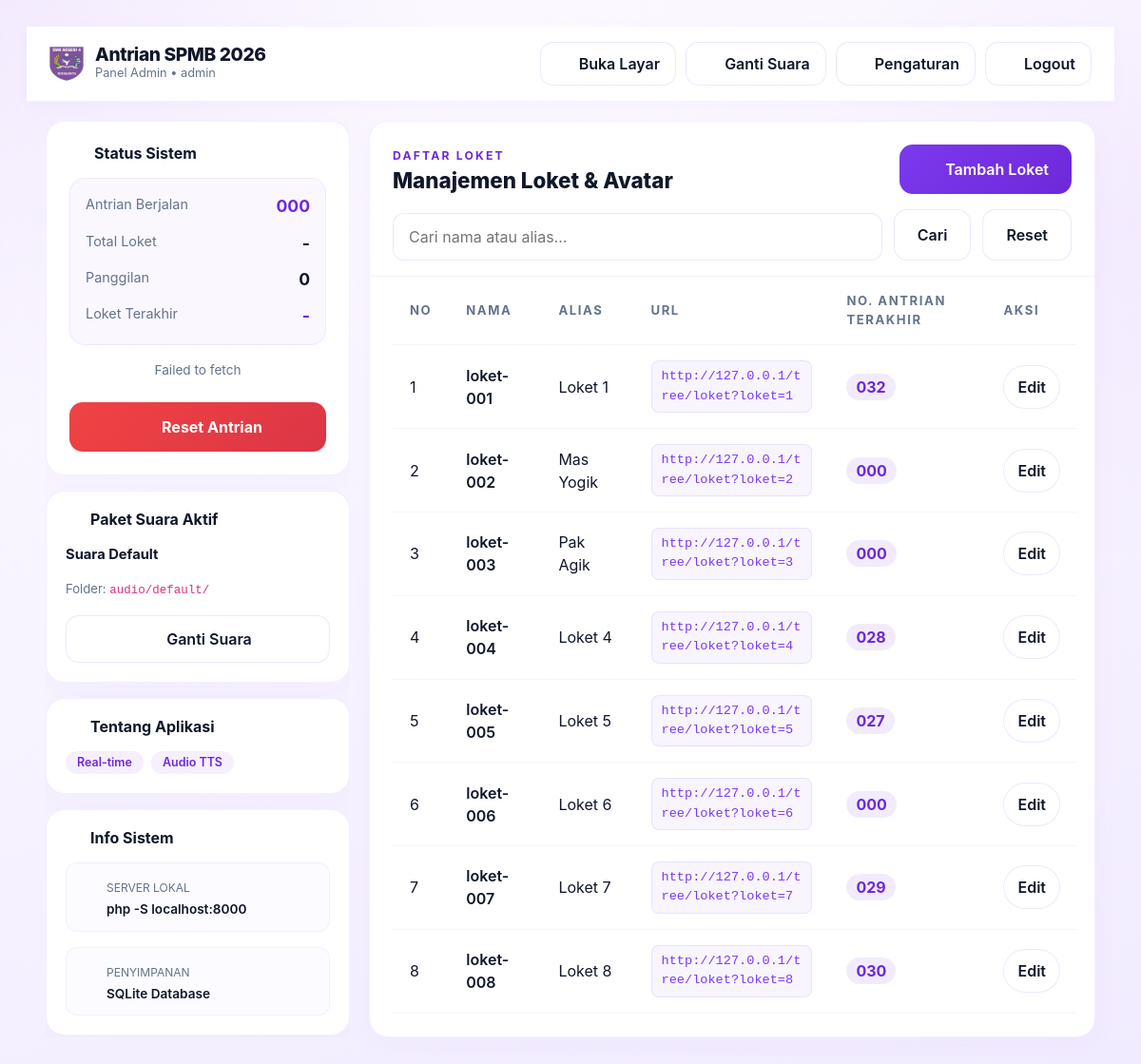
Page /admin (signed in) on the earlier database version.
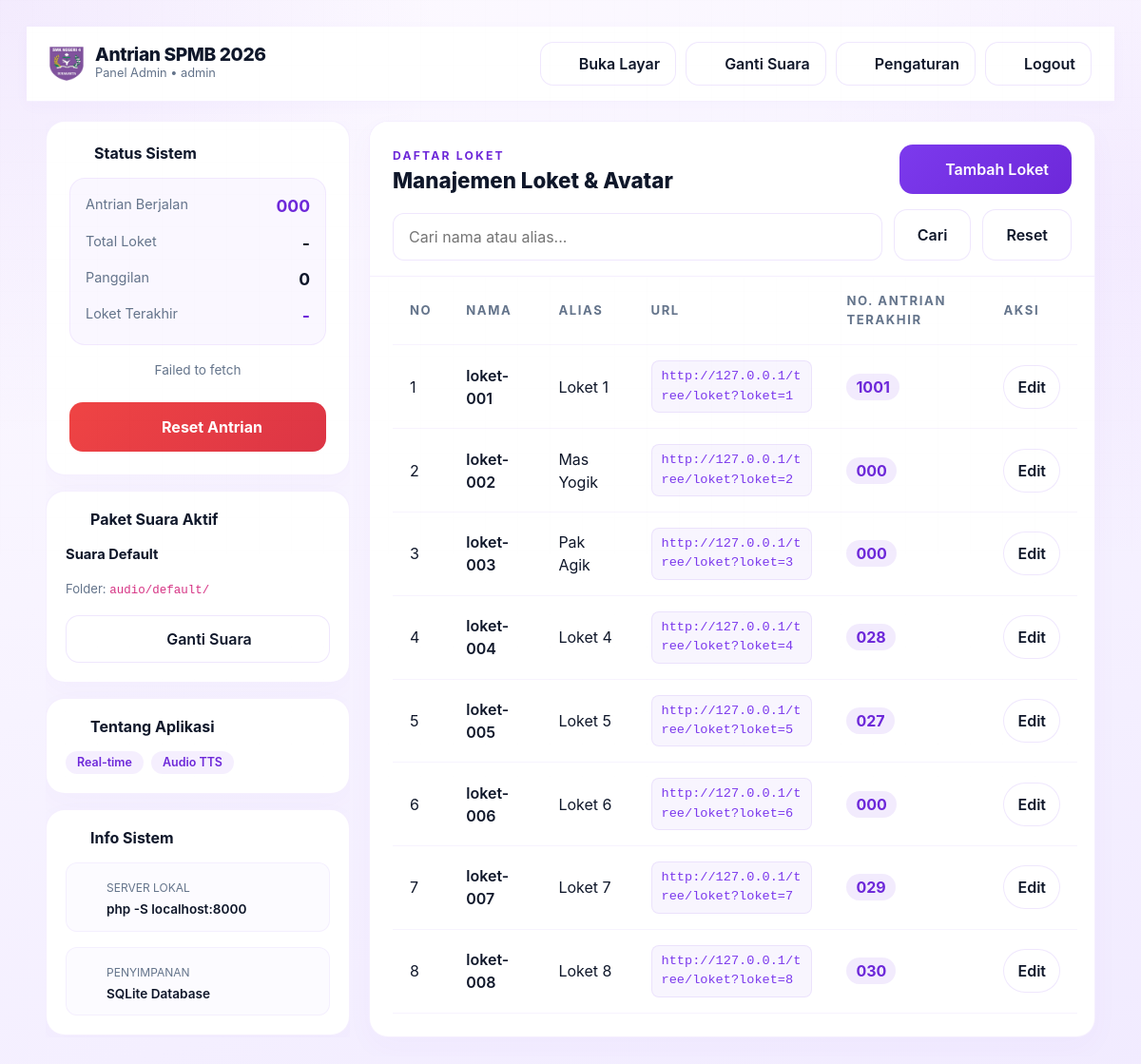
Same page on the later database version.
### tables this page shows
CREATE TABLE users (
                id INTEGER PRIMARY KEY AUTOINCREMENT,
                username TEXT NOT NULL UNIQUE,
                password_hash TEXT NOT NULL,
                role TEXT NOT NULL CHECK (role IN ("admin", "loket")),
                created_at TEXT NOT NULL
            , alias TEXT NOT NULL DEFAULT "", loket_number INTEGER NOT NULL DEFAULT 0);

CREATE TABLE app_settings (
            id INTEGER PRIMARY KEY CHECK (id = 1),
            intro_text TEXT NOT NULL,
            outro_text TEXT NOT NULL,
            queue_start INTEGER NOT NULL DEFAULT 1
        , display_cols INTEGER NOT NULL DEFAULT 4, display_rows INTEGER NOT NULL DEFAULT 2, voice_pack TEXT NOT NULL DEFAULT 'default');

### views/admin.php (the view, shortened to what the changed rows need)
<?php
require __DIR__ . '/../auth/helpers.php';
$csrfToken = antrian_csrf_token();
$searchQuery = (string) ($_GET['q'] ?? '');
$settings = antrian_app_settings();
$loketAccounts = antrian_loket_accounts();
$loketLastCalls = antrian_loket_last_calls();
$loketLastCallsByLoket = [];
foreach ($loketLastCalls as $lastCall) {
    $loketLastCallsByLoket[(int) $lastCall['loket']] = $lastCall;
}
$loketRows = [];
$serverIp = '';
$fallbackIp = '';
if ($serverIp === '') {
    $serverIp = $fallbackIp ?: ($_SERVER['SERVER_ADDR'] ?? $_SERVER['HTTP_HOST'] ?? 'localhost');
}
$basePath = rtrim(dirname($_SERVER['SCRIPT_NAME']), '\\/');
if ($basePath === '' && php_sapi_name() !== 'cli-server') {
    $projectName = basename(dirname(__DIR__));
    $basePath = '/' . $projectName;
}
$scheme = "http";
$port = $_SERVER['SERVER_PORT'] ?? '80';
$portSuffix = ($port != '80' && $port != '443' && !str_contains((string)$serverIp, ':')) ? ':' . $port : '';
$baseUrl = $scheme . "://" . $serverIp . $portSuffix . $basePath;
foreach ($loketAccounts as $loketAccount) {
    $loketNumber = (int) ($loketAccount['loket_number'] ?? 0);
    $lastCall = $loketLastCallsByLoket[$loketNumber] ?? ['antrian' => 0];
    $loketRows[] = [
        'no' => $loketNumber,
        'nama' => $loketAccount['username'],
        'alias' => $loketAccount['alias'] ?: antrian_generate_loket_alias($loketNumber),
        'url' => $baseUrl . '/loket?loket=' . $loketNumber,
        'antrian_terakhir' => antrian_format_number((int) $lastCall['antrian']),
        'role' => $loketAccount['role'],
        'id' => (int) $loketAccount['id'],
    ];
}
$loketRows = array_values(array_filter($loketRows, static function (array $row) use ($searchQuery): bool {
    if ($searchQuery === '') {
        return true;
    }
    $needle = strtolower(trim($searchQuery));
    return str_contains(strtolower($row['nama']), $needle) || str_contains(strtolower($row['alias']), $needle);
}));
?><!DOCTYPE html>
<html lang="id">
<head>
    <link href="<?= antrian_base_url() ?>/assets/vendor/bootstrap/bootstrap.min.css" rel="stylesheet">
    <link rel="stylesheet" href="<?= antrian_base_url() ?>/assets/css/style.css">
</head>
<body class="app-shell app-admin" data-role="admin" data-base-url="<?= antrian_base_url() ?>" data-status-url="<?= antrian_base_url() ?>/api/status.php?peek=1" data-reset-url="<?= antrian_base_url() ?>/api/reset.php" data-csrf-token="<?= htmlspecialchars($csrfToken, ENT_QUOTES, 'UTF-8') ?>">
    <nav class="admin-navbar">
        <div style="display: flex; align-items: center; gap: 12px;">
            <div>
                <h1 style="font-size: 1.2rem; font-weight: 800; margin: 0; letter-spacing: -0.02em;">Antrian SPMB 2026</h1>
            </div>
        </div>
    </nav>
    <div class="admin-layout">
        <div class="admin-sidebar">
            <div class="panel-card-premium" style="gap: 16px;">
                <h2 style="font-size: 1rem; font-weight: 700; margin: 0; display: flex; align-items: center; gap: 8px;">
                    <i data-lucide="activity" class="text-primary" style="width: 18px; height: 18px;"></i> Status Sistem
                </h2>
            </div>
            <div class="panel-card-premium" style="gap: 16px; padding: 20px;">
                <h2 style="font-size: 1rem; font-weight: 700; margin: 0; display: flex; align-items: center; gap: 8px;">
                    <i data-lucide="volume-2" class="text-primary" style="width: 18px; height: 18px;"></i> Paket Suara Aktif
                </h2>
                <p style="margin: 0; font-size: 0.82rem; color: var(--muted); line-height: 1.45;">
                    Folder: <code style="font-size: 0.78rem;">audio/<?= htmlspecialchars((string) $settings['voice_pack'], ENT_QUOTES, 'UTF-8') ?>/</code>
                </p>
            </div>
            <div class="panel-card-premium" style="gap: 16px; padding: 20px;">
                <h2 style="font-size: 1rem; font-weight: 700; margin: 0; display: flex; align-items: center; gap: 8px;">
                    <i data-lucide="info" class="text-primary" style="width: 18px; height: 18px;"></i> Tentang Aplikasi
                </h2>
            </div>
            <div class="panel-card-premium" style="gap: 16px; padding: 20px;">
                <h2 style="font-size: 1rem; font-weight: 700; margin: 0; display: flex; align-items: center; gap: 8px;">
                    <i data-lucide="server" class="text-primary" style="width: 18px; height: 18px;"></i> Info Sistem
                </h2>
            </div>
        </div>
        <div class="admin-main">
            <div class="table-header-sticky">
                <div style="display: flex; justify-content: space-between; align-items: flex-end; margin-bottom: 16px;">
                    <div>
                        <h2 style="font-weight: 800; font-size: 1.4rem; margin: 0;">Manajemen Loket & Avatar</h2>
                    </div>
                </div>
            </div>
            <div class="table-wrap-scroll">
                <table class="loket-table" style="margin-top: 0;">
                    <thead>
                        <tr>
                            <th>No</th>
                            <th>Nama</th>
                            <th>Alias</th>
                            <th>URL</th>
                            <th>No. Antrian Terakhir</th>
                            <th>Aksi</th>
                        </tr>
                    </thead>
                    <tbody>
                        <?php if ($loketRows): ?>
                            <?php foreach ($loketRows as $row): ?>
                                <tr>
                                    <td><?= (int) $row['no'] ?></td>
                                    <td style="font-weight: 600;"><?= htmlspecialchars($row['nama'], ENT_QUOTES, 'UTF-8') ?></td>
                                    <td><?= htmlspecialchars($row['alias'], ENT_QUOTES, 'UTF-8') ?></td>
                                    <td>
                                        <a class="loket-url-link" href="<?= htmlspecialchars($row['url'], ENT_QUOTES, 'UTF-8') ?>" target="_blank" style="font-family: monospace; background: rgba(124, 58, 237, 0.05); padding: 6px 10px; border-radius: 8px; color: var(--accent); text-decoration: none; word-break: break-all; display: inline-block; font-size: 0.85rem; border: 1px solid rgba(124, 58, 237, 0.1);">
                                            <?= htmlspecialchars($row['url'], ENT_QUOTES, 'UTF-8') ?>
                                        </a>
                                    </td>
                                    <td><span style="background: rgba(124, 58, 237, 0.1); color: var(--accent-strong); padding: 4px 10px; border-radius: 99px; font-weight: 700;"><?= htmlspecialchars($row['antrian_terakhir'], ENT_QUOTES, 'UTF-8') ?></span></td>
                                    <td>
                                        <?php if ($row['role'] === 'loket'): ?>
                                            <button type="button" class="row-action-toggle" onclick="openEditModal(<?= (int) $row['id'] ?>)">Edit</button>
                                        <?php else: ?>
                                            <span style="font-size: 0.85rem; color: var(--muted);">Admin</span>
                                        <?php endif; ?>
                                    </td>
                                </tr>
                            <?php endforeach; ?>
                        <?php else: ?>
                            <tr>
                                <td colspan="6" class="empty-table">Belum ada loket yang terdaftar.</td>
                            </tr>
                        <?php endif; ?>
                    </tbody>
                </table>
            </div>
        </div>
    </div>
</body>
</html>

Differences in the rows shown:
now on this page (row edited): app_settings: voice_pack "default"
computed for users "loket-001": antrian_terakhir "032" → "1001"
Other differences:
$settings['voice_pack']: "default" → (not shown)
